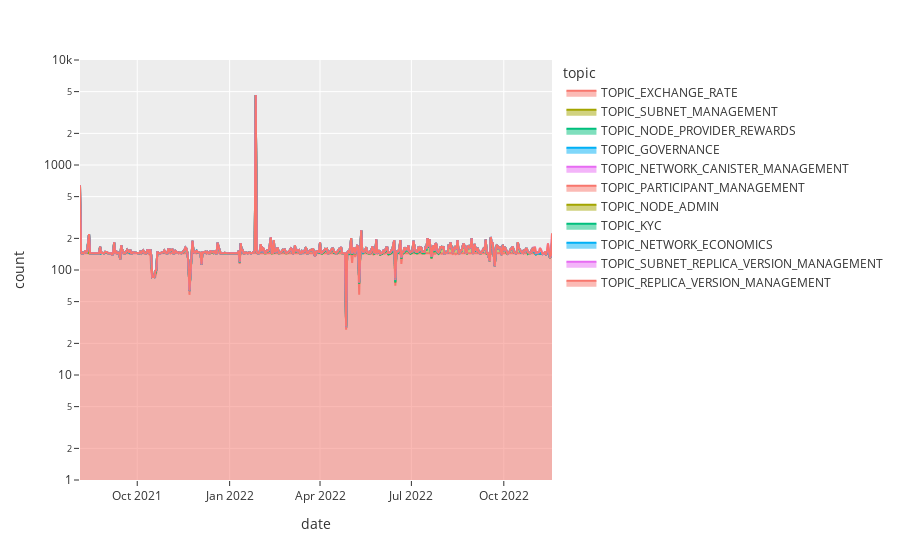

Notebook cell for this chart:
### Code cell
fig = px.area(topic_time_stats, x='date', y='count',
              color='topic')
fig.update_yaxes(type='log', range=[0, 4])

with open('figures/timeriver.html', 'w') as f:
    f.write(fig.to_html())

fig.show()

### Figure 1 — Plotly figure (JSON) as saved in the notebook; plotly's stock layout.template omitted (floating-point values rounded to 4 significant figures; data arrays with more than 128 entries replaced by an {"elided": "..."} marker saying what was removed)
{"data": [{"fillpattern": {"shape": ""}, "hovertemplate": "topic=TOPIC_EXCHANGE_RATE<br>date=%{x}<br>count=%{y}<extra></extra>", "legendgroup": "TOPIC_EXCHANGE_RATE", "line": {"color": "#F8766D"}, "marker": {"symbol": "circle"}, "mode": "lines", "name": "TOPIC_EXCHANGE_RATE", "orientation": "v", "showlegend": true, "stackgroup": "1", "type": "scatter", "x": {"elided": "471 str values"}, "xaxis": "x", "y": {"elided": "471 int values"}, "yaxis": "y"}, {"fillpattern": {"shape": ""}, "hovertemplate": "topic=TOPIC_SUBNET_MANAGEMENT<br>date=%{x}<br>count=%{y}<extra></extra>", "legendgroup": "TOPIC_SUBNET_MANAGEMENT", "line": {"color": "#A3A500"}, "marker": {"symbol": "circle"}, "mode": "lines", "name": "TOPIC_SUBNET_MANAGEMENT", "orientation": "v", "showlegend": true, "stackgroup": "1", "type": "scatter", "x": {"elided": "296 str values"}, "xaxis": "x", "y": {"elided": "296 int values"}, "yaxis": "y"}, {"fillpattern": {"shape": ""}, "hovertemplate": "topic=TOPIC_NODE_PROVIDER_REWARDS<br>date=%{x}<br>count=%{y}<extra></extra>", "legendgroup": "TOPIC_NODE_PROVIDER_REWARDS", "line": {"color": "#00BF7D"}, "marker": {"symbol": "circle"}, "mode": "lines", "name": "TOPIC_NODE_PROVIDER_REWARDS", "orientation": "v", "showlegend": true, "stackgroup": "1", "type": "scatter", "x": ["2021-08-05T00:00:00", "2021-08-13T00:00:00", "2021-08-14T00:00:00", "2021-08-18T00:00:00", "2021-10-01T00:00:00", "2021-10-14T00:00:00", "2021-11-12T00:00:00", "2021-11-18T00:00:00", "2021-12-13T00:00:00", "2022-01-14T00:00:00", "2022-01-27T00:00:00", "2022-02-14T00:00:00", "2022-03-14T00:00:00", "2022-04-14T00:00:00", "2022-05-18T00:00:00", "2022-06-14T00:00:00"], "xaxis": "x", "y": [100, 26, 76, 1, 1, 1, 2, 1, 2, 2, 86, 2, 1, 1, 1, 1], "yaxis": "y"}, {"fillpattern": {"shape": ""}, "hovertemplate": "topic=TOPIC_GOVERNANCE<br>date=%{x}<br>count=%{y}<extra></extra>", "legendgroup": "TOPIC_GOVERNANCE", "line": {"color": "#00B0F6"}, "marker": {"symbol": "circle"}, "mode": "lines", "name": "TOPIC_GOVERNANCE", "orientation": "v", "showlegend": true, "stackgroup": "1", "type": "scatter", "x": {"elided": "201 str values"}, "xaxis": "x", "y": {"elided": "201 int values"}, "yaxis": "y"}, {"fillpattern": {"shape": ""}, "hovertemplate": "topic=TOPIC_NETWORK_CANISTER_MANAGEMENT<br>date=%{x}<br>count=%{y}<extra></extra>", "legendgroup": "TOPIC_NETWORK_CANISTER_MANAGEMENT", "line": {"color": "#E76BF3"}, "marker": {"symbol": "circle"}, "mode": "lines", "name": "TOPIC_NETWORK_CANISTER_MANAGEMENT", "orientation": "v", "showlegend": true, "stackgroup": "1", "type": "scatter", "x": {"elided": "132 str values"}, "xaxis": "x", "y": {"elided": "132 int values"}, "yaxis": "y"}, {"fillpattern": {"shape": ""}, "hovertemplate": "topic=TOPIC_PARTICIPANT_MANAGEMENT<br>date=%{x}<br>count=%{y}<extra></extra>", "legendgroup": "TOPIC_PARTICIPANT_MANAGEMENT", "line": {"color": "#F8766D"}, "marker": {"symbol": "circle"}, "mode": "lines", "name": "TOPIC_PARTICIPANT_MANAGEMENT", "orientation": "v", "showlegend": true, "stackgroup": "1", "type": "scatter", "x": ["2021-08-05T00:00:00", "2022-02-01T00:00:00", "2022-02-09T00:00:00", "2022-02-25T00:00:00", "2022-03-07T00:00:00", "2022-05-08T00:00:00", "2022-05-16T00:00:00", "2022-11-18T00:00:00"], "xaxis": "x", "y": [15, 1, 1, 8, 1, 2, 1, 1], "yaxis": "y"}, {"fillpattern": {"shape": ""}, "hovertemplate": "topic=TOPIC_NODE_ADMIN<br>date=%{x}<br>count=%{y}<extra></extra>", "legendgroup": "TOPIC_NODE_ADMIN", "line": {"color": "#A3A500"}, "marker": {"symbol": "circle"}, "mode": "lines", "name": "TOPIC_NODE_ADMIN", "orientation": "v", "showlegend": true, "stackgroup": "1", "type": "scatter", "x": ["2021-08-05T00:00:00", "2021-09-17T00:00:00", "2021-09-21T00:00:00", "2021-10-28T00:00:00", "2021-11-02T00:00:00", "2021-11-10T00:00:00", "2021-11-15T00:00:00", "2021-11-19T00:00:00", "2021-11-26T00:00:00", "2021-11-29T00:00:00", "2021-11-30T00:00:00", "2021-12-17T00:00:00", "2021-12-20T00:00:00", "2022-01-06T00:00:00", "2022-01-14T00:00:00", "2022-02-01T00:00:00", "2022-02-09T00:00:00", "2022-02-10T00:00:00", "2022-02-11T00:00:00", "2022-02-14T00:00:00", "2022-03-02T00:00:00", "2022-03-07T00:00:00", "2022-03-10T00:00:00", "2022-03-21T00:00:00", "2022-03-22T00:00:00", "2022-03-23T00:00:00", "2022-03-29T00:00:00", "2022-04-06T00:00:00", "2022-04-08T00:00:00", "2022-04-11T00:00:00", "2022-04-13T00:00:00", "2022-04-19T00:00:00", "2022-04-20T00:00:00", "2022-04-21T00:00:00", "2022-04-22T00:00:00", "2022-04-27T00:00:00", "2022-04-29T00:00:00", "2022-04-30T00:00:00", "2022-05-01T00:00:00", "2022-05-02T00:00:00", "2022-05-03T00:00:00", "2022-05-06T00:00:00", "2022-05-07T00:00:00", "2022-05-09T00:00:00", "2022-05-17T00:00:00", "2022-05-24T00:00:00", "2022-05-27T00:00:00", "2022-06-03T00:00:00", "2022-06-11T00:00:00", "2022-06-13T00:00:00", "2022-06-14T00:00:00", "2022-06-15T00:00:00", "2022-06-18T00:00:00", "2022-06-20T00:00:00", "2022-06-24T00:00:00", "2022-06-25T00:00:00", "2022-06-28T00:00:00", "2022-07-01T00:00:00", "2022-07-05T00:00:00", "2022-07-08T00:00:00", "2022-07-11T00:00:00", "2022-07-16T00:00:00", "2022-07-18T00:00:00", "2022-07-19T00:00:00", "2022-07-23T00:00:00", "2022-07-24T00:00:00", "2022-07-29T00:00:00", "2022-07-30T00:00:00", "2022-08-01T00:00:00", "2022-08-02T00:00:00", "2022-08-06T00:00:00", "2022-08-07T00:00:00", "2022-08-12T00:00:00", "2022-08-14T00:00:00", "2022-08-15T00:00:00", "2022-08-19T00:00:00", "2022-08-22T00:00:00", "2022-08-26T00:00:00", "2022-08-27T00:00:00", "2022-08-30T00:00:00", "2022-09-02T00:00:00", "2022-09-03T00:00:00", "2022-09-09T00:00:00", "2022-09-11T00:00:00", "2022-09-18T00:00:00", "2022-09-19T00:00:00", "2022-09-20T00:00:00", "2022-09-23T00:00:00", "2022-09-26T00:00:00", "2022-09-30T00:00:00", "2022-10-01T00:00:00", "2022-10-07T00:00:00", "2022-10-14T00:00:00", "2022-10-15T00:00:00", "2022-10-16T00:00:00", "2022-10-21T00:00:00", "2022-10-24T00:00:00", "2022-10-28T00:00:00", "2022-11-04T00:00:00", "2022-11-11T00:00:00", "2022-11-18T00:00:00"], "xaxis": "x", "y": [9, 2, 1, 1, 1, 1, 1, 2, 1, 1, 1, 1, 1, 1, 2, 21, 1, 20, 50, 41, 2, 16, 2, 1, 1, 1, 1, 1, 1, 2, 1, 1, 2, 1, 1, 1, 1, 2, 17, 9, 1, 2, 1, 1, 2, 1, 3, 1, 1, 5, 14, 2, 1, 1, 11, 2, 16, 1, 1, 2, 2, 2, 1, 1, 2, 1, 2, 1, 1, 1, 1, 1, 2, 1, 1, 3, 1, 2, 1, 2, 1, 1, 1, 1, 2, 3, 1, 2, 2, 1, 1, 1, 1, 1, 1, 1, 2, 1, 1, 1, 1], "yaxis": "y"}, {"fillpattern": {"shape": ""}, "hovertemplate": "topic=TOPIC_KYC<br>date=%{x}<br>count=%{y}<extra></extra>", "legendgroup": "TOPIC_KYC", "line": {"color": "#00BF7D"}, "marker": {"symbol": "circle"}, "mode": "lines", "name": "TOPIC_KYC", "orientation": "v", "showlegend": true, "stackgroup": "1", "type": "scatter", "x": ["2021-08-05T00:00:00", "2021-08-10T00:00:00", "2021-08-23T00:00:00", "2021-10-07T00:00:00", "2021-11-18T00:00:00", "2021-12-01T00:00:00", "2022-01-31T00:00:00", "2022-03-01T00:00:00", "2022-05-08T00:00:00", "2022-05-21T00:00:00", "2022-06-14T00:00:00", "2022-06-25T00:00:00", "2022-07-25T00:00:00", "2022-09-19T00:00:00", "2022-11-16T00:00:00"], "xaxis": "x", "y": [7, 1, 1, 1, 1, 1, 2, 1, 1, 1, 1, 1, 1, 21, 1], "yaxis": "y"}, {"fillpattern": {"shape": ""}, "hovertemplate": "topic=TOPIC_NETWORK_ECONOMICS<br>date=%{x}<br>count=%{y}<extra></extra>", "legendgroup": "TOPIC_NETWORK_ECONOMICS", "line": {"color": "#00B0F6"}, "marker": {"symbol": "circle"}, "mode": "lines", "name": "TOPIC_NETWORK_ECONOMICS", "orientation": "v", "showlegend": true, "stackgroup": "1", "type": "scatter", "x": ["2021-08-05T00:00:00", "2022-02-14T00:00:00", "2022-04-22T00:00:00", "2022-06-13T00:00:00"], "xaxis": "x", "y": [1, 1, 1, 1], "yaxis": "y"}, {"fillpattern": {"shape": ""}, "hovertemplate": "topic=TOPIC_SUBNET_REPLICA_VERSION_MANAGEMENT<br>date=%{x}<br>count=%{y}<extra></extra>", "legendgroup": "TOPIC_SUBNET_REPLICA_VERSION_MANAGEMENT", "line": {"color": "#E76BF3"}, "marker": {"symbol": "circle"}, "mode": "lines", "name": "TOPIC_SUBNET_REPLICA_VERSION_MANAGEMENT", "orientation": "v", "showlegend": true, "stackgroup": "1", "type": "scatter", "x": ["2022-11-01T00:00:00", "2022-11-04T00:00:00", "2022-11-05T00:00:00", "2022-11-06T00:00:00", "2022-11-07T00:00:00", "2022-11-11T00:00:00", "2022-11-13T00:00:00", "2022-11-14T00:00:00", "2022-11-18T00:00:00"], "xaxis": "x", "y": [21, 1, 3, 19, 12, 1, 4, 30, 37], "yaxis": "y"}, {"fillpattern": {"shape": ""}, "hovertemplate": "topic=TOPIC_REPLICA_VERSION_MANAGEMENT<br>date=%{x}<br>count=%{y}<extra></extra>", "legendgroup": "TOPIC_REPLICA_VERSION_MANAGEMENT", "line": {"color": "#F8766D"}, "marker": {"symbol": "circle"}, "mode": "lines", "name": "TOPIC_REPLICA_VERSION_MANAGEMENT", "orientation": "v", "showlegend": true, "stackgroup": "1", "type": "scatter", "x": ["2022-11-02T00:00:00", "2022-11-09T00:00:00", "2022-11-11T00:00:00", "2022-11-16T00:00:00", "2022-11-18T00:00:00"], "xaxis": "x", "y": [1, 1, 3, 1, 3], "yaxis": "y"}], "layout": {"legend": {"title": {"text": "topic"}, "tracegroupgap": 0}, "margin": {"t": 60}, "xaxis": {"anchor": "y", "domain": [0, 1], "title": {"text": "date"}}, "yaxis": {"anchor": "x", "domain": [0, 1], "range": [0, 4], "title": {"text": "count"}, "type": "log"}}}
